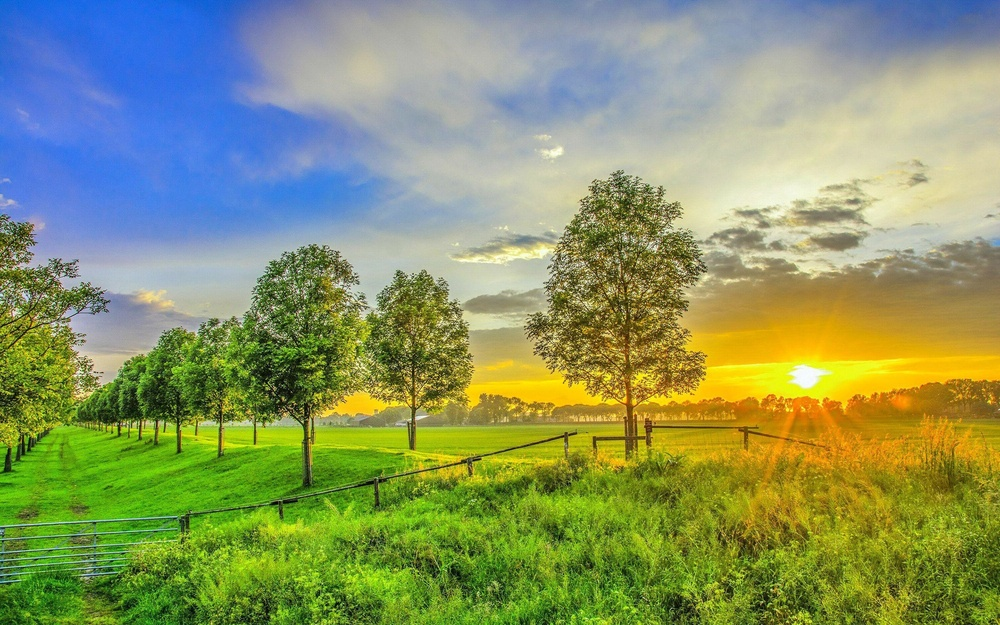
#> input picture task2/input_image.jpg, 1000 x 625 px, shrunk from 2880 x 1800 before the run, found by its file name
$ python task2.py
#> lines starting #> are read from the running program, lines starting #| are printed output that depends on the picture
# The task 2 of the Prodigy Infotech Internship program--Pixel Manipulation for Image Encryption


from PIL import Image

def encrypt_image(image_path, key):
#> called with image_path = 'task2/input_image.jpg', key = 50
    image = Image.open(image_path)
#> image is the input picture: PIL image 1000x625 RGB; mean R, G, B 137.4, 151, 101.6
    pixels = list(image.getdata())
#> pixels = 625000 items
    encrypted_pixels = [(pixel[0] + key, pixel[1] + key, pixel[2] + key) for pixel in pixels]
#> encrypted_pixels = 625000 items
    encrypted_image = Image.new(image.mode, image.size)
#> encrypted_image: PIL image 1000x625 RGB; every value is 0
    encrypted_image.putdata(encrypted_pixels)
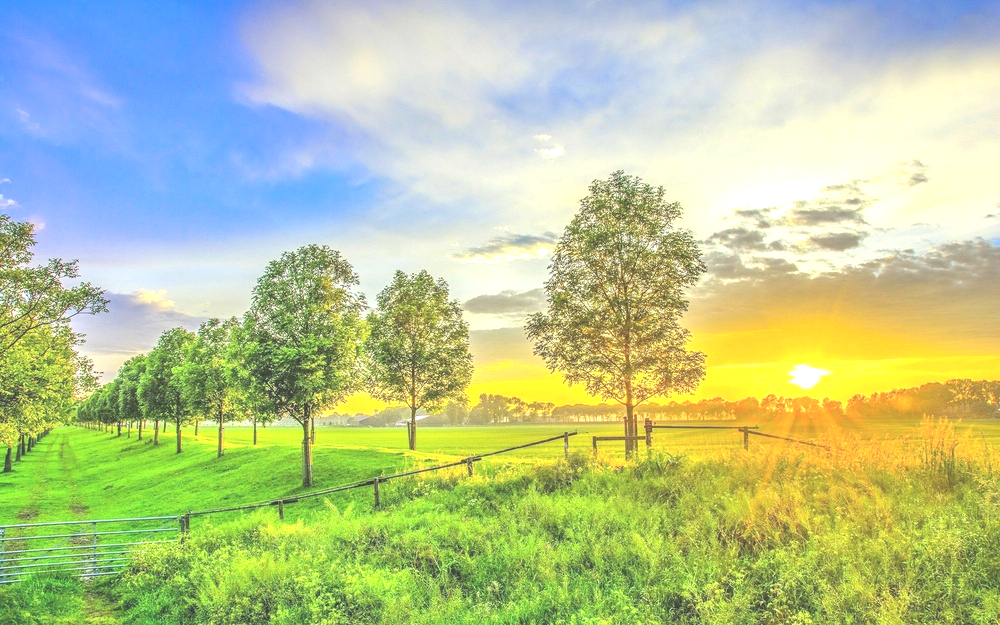
#> encrypted_image: PIL image 1000x625 RGB; mean R, G, B 184.8, 199.8, 149.6

    return encrypted_image

def decrypt_image(image_path, key):
#> called with image_path = 'task2/encrypted_image.jpg', key = 50
    image = Image.open(image_path)
    pixels = list(image.getdata())
#> pixels = 625000 items

    decrypted_pixels = [(pixel[0] - key, pixel[1] - key, pixel[2] - key) for pixel in pixels]
#> decrypted_pixels = 625000 items

    decrypted_image = Image.new(image.mode, image.size)
    decrypted_image.putdata(decrypted_pixels)
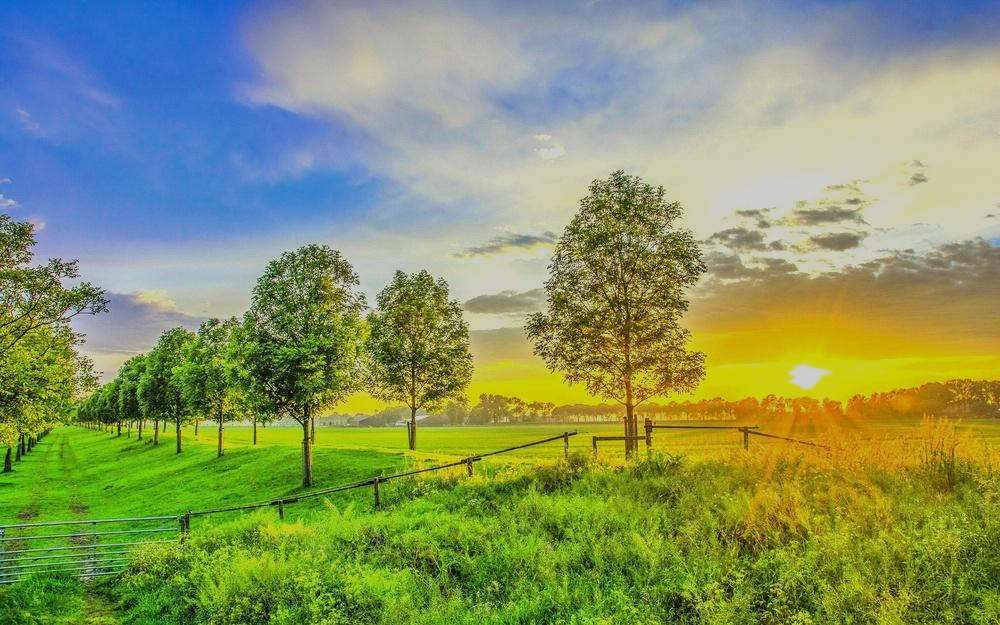
#> decrypted_image: PIL image 1000x625 RGB; mean R, G, B 134.6, 149.7, 99.9

    return decrypted_image

key = 50
encrypted_img = encrypt_image('task2/input_image.jpg', key)
encrypted_img.save('task2/encrypted_image.jpg')
decrypted_img = decrypt_image('task2/encrypted_image.jpg', key)
decrypted_img.save('task2/decrypted_image.jpg')
